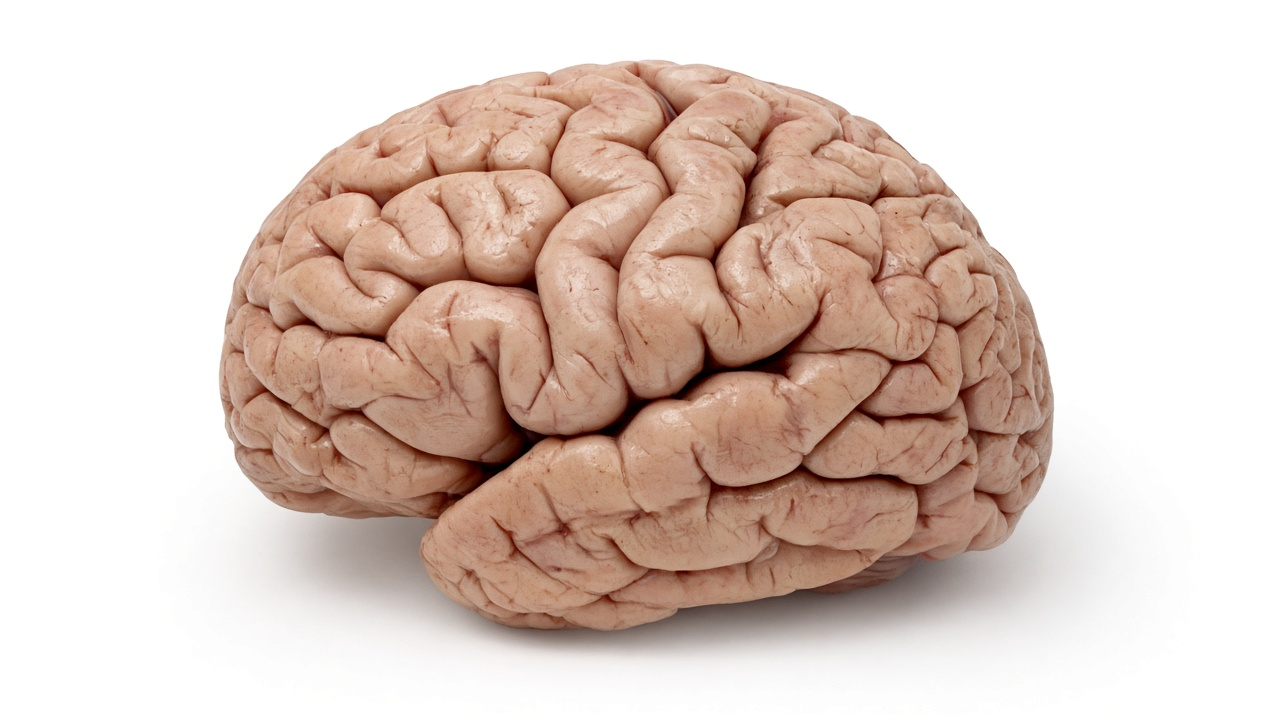
#> input picture docs/brain_vln/BrainVLN_v2_cortex_lateral.jpg, 1280 x 720 px
$ python render_brainvln_v2_figure.py
#> lines starting #> are read from the running program, lines starting #| are printed output that depends on the picture; after the words box and inside, x2 and y2 are one past the last pixel; in counts of white or black regions, pixels touching at a corner belong together; long printed decimals are rounded
"""Paper figure for the default BrainVLN v2 forward pass (B5, conv, pooled).

The left side is the data path in Frontend and BrainVLNModel._external.
The photograph is only an anatomical key for the four populations.
Cross-population routes are the pairs in synapses.ALLOWED_STRUCTURED.
"""

from __future__ import annotations

from pathlib import Path

import matplotlib.pyplot as plt
import numpy as np
from matplotlib.patches import FancyArrowPatch, FancyBboxPatch, Rectangle
from PIL import Image
from scipy import ndimage

OUT = Path(__file__).resolve().parent
LATERAL = OUT / "BrainVLN_v2_cortex_lateral.jpg"

INK = "#1c2430"
MUTED = "#5c6b7a"
ARROW = "#243044"
REGION = {
    "goal": "#C47E12",
    "action": "#1C8A55",
    "spatial": "#2C64C8",
    "episodic": "#C43766",
}
WASH = {
    "goal": np.array([232, 168, 64], dtype=np.float32),
    "action": np.array([64, 168, 112], dtype=np.float32),
    "spatial": np.array([72, 124, 214], dtype=np.float32),
    "episodic": np.array([214, 92, 132], dtype=np.float32),
}


def prepare_cortex():
    """Crop the lateral photograph and lay a light wash over four territories.

    Dark sulci keep their luminance, so the folds stay visible.
    """
    image = np.asarray(Image.open(LATERAL).convert("RGB")).astype(np.float32)
    tissue = image.min(axis=-1) < 236
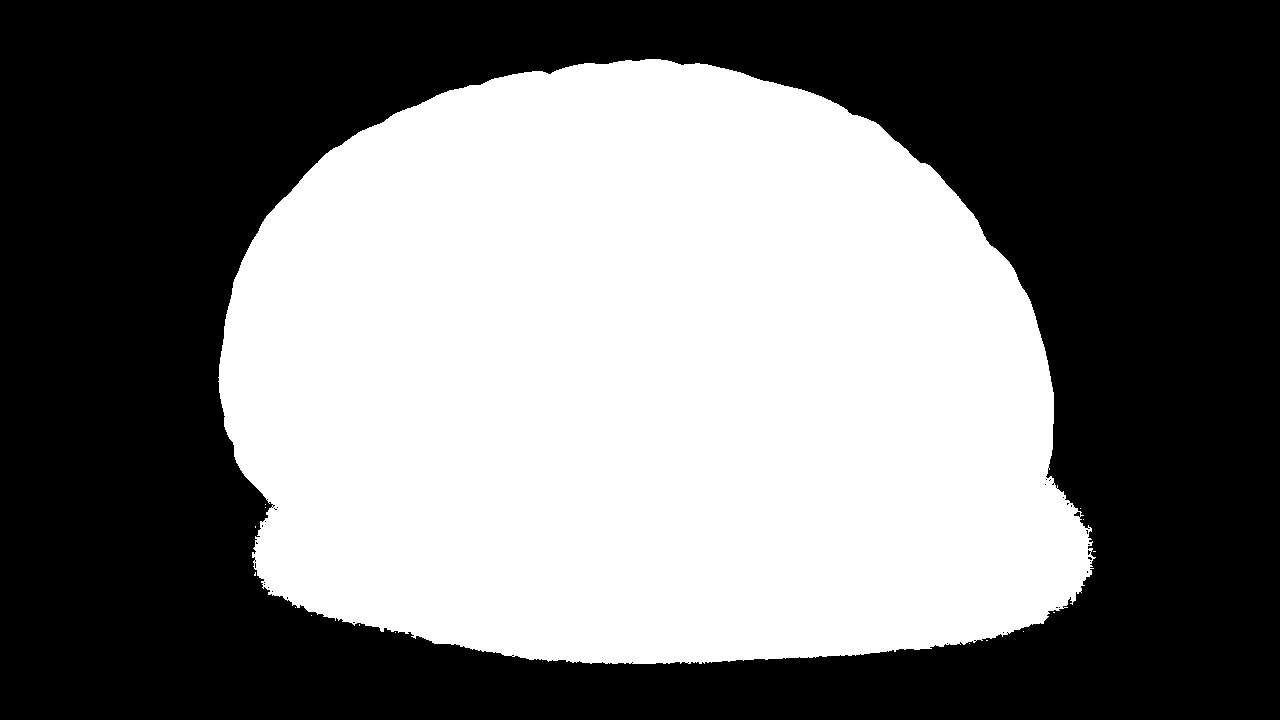
#> tissue: shape (720, 1280) bool; 46% white; 16 white regions (15 under 20 px), largest, box (x1, y1, x2, y2) and area: (218, 59, 1096, 664) 424157
    ys, xs = np.where(tissue)
    pad = 18
    y0, y1 = max(0, ys.min() - pad), min(image.shape[0], ys.max() + pad)
#> y0 = 41; y1 = 681
    x0, x1 = max(0, xs.min() - pad), min(image.shape[1], xs.max() + pad)
#> x0 = 200; x1 = 1113
    crop = image[y0:y1, x0:x1]
    local = tissue[y0:y1, x0:x1]
#> local: shape (640, 913) bool; 72.6% white; 28 black regions (27 under 20 px), largest, box (x1, y1, x2, y2) and area: (0, 0, 913, 640) 160080
    height, width = crop.shape[:2]
    grid_y, grid_x = np.mgrid[0:height, 0:width]
    brain_y, brain_x = np.where(local)
    nx = (grid_x - brain_x.min()) / max(1, brain_x.max() - brain_x.min())
    ny = (grid_y - brain_y.min()) / max(1, brain_y.max() - brain_y.min())
    # Anterior is left. The Sylvian fissure climbs slightly toward the occiput.
    sylvian = 0.585 + 0.07 * np.clip(nx - 0.25, 0, 1)
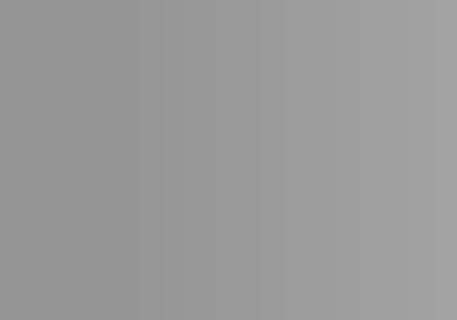
#> sylvian: shape (640, 913) float64 (shown at 1/2 size); min 0.585, max 0.639, mean 0.605
    above = ny < sylvian
#> above: shape (640, 913) bool; 60% white; 1 black region, box (x1, y1, x2, y2) and area: (0, 372, 913, 640) 233802
    names = np.full((height, width), "episodic", dtype=object)
    names[above & (nx < 0.40)] = "goal"
    names[above & (nx >= 0.40) & (nx < 0.52)] = "action"
    names[above & (nx >= 0.52)] = "spatial"
    # Soft boundaries. The photograph stays dominant; color only marks territory.
    color_image = np.zeros_like(crop)
    for name, color in WASH.items():
        color_image[names == name] = color
    color_image = ndimage.gaussian_filter(color_image, sigma=10)
    alpha = np.where(local, 0.16, 0.0).astype(np.float32)
    alpha = ndimage.gaussian_filter(alpha, sigma=6)
    painted = crop * (1.0 - alpha[..., None]) + color_image * alpha[..., None]
    anchors = {}
    for name, side in (("goal", "left"), ("action", "top"), ("spatial", "right"), ("episodic", "bottom")):
        mask = local & (names == name)
        yy, xx = np.where(mask)
        if side == "left":
            pick = int(np.argmin(xx))
        elif side == "right":
            pick = int(np.argmax(xx))
        elif side == "top":
            pick = int(np.argmin(yy))
        else:
            pick = int(np.argmax(yy))
        anchors[name] = np.array([xx[pick], yy[pick]], dtype=float)
#> this loop made 4 passes
#> pick on passes 1 to 4: 84168, 0, 92953, 180615
#> pass 1, in prepare_cortex, `mask = local & (names == name)`:
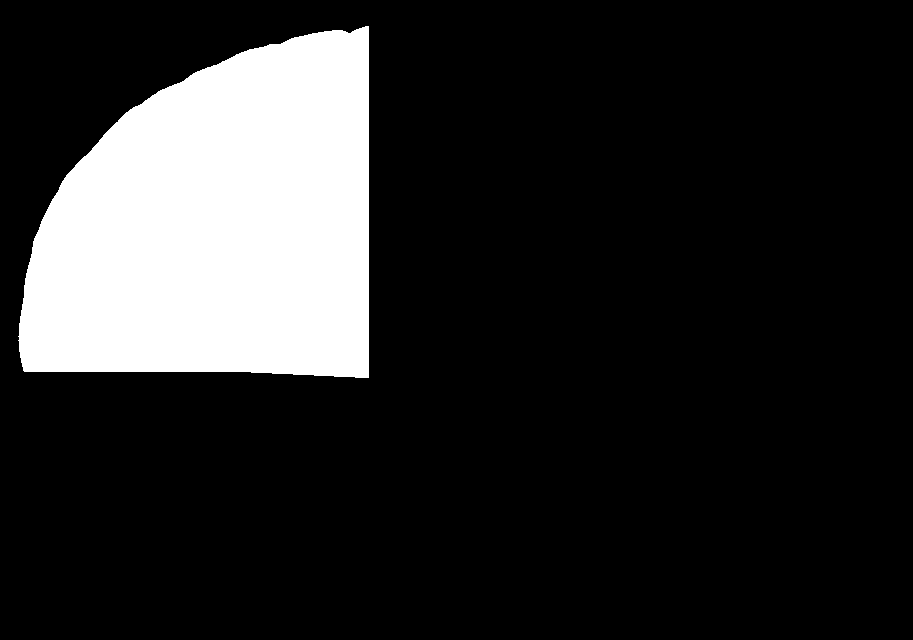
#> mask: shape (640, 913) bool; 16.6% white; 1 white region, box (x1, y1, x2, y2) and area: (18, 26, 369, 378) 97116
#> after the loop:
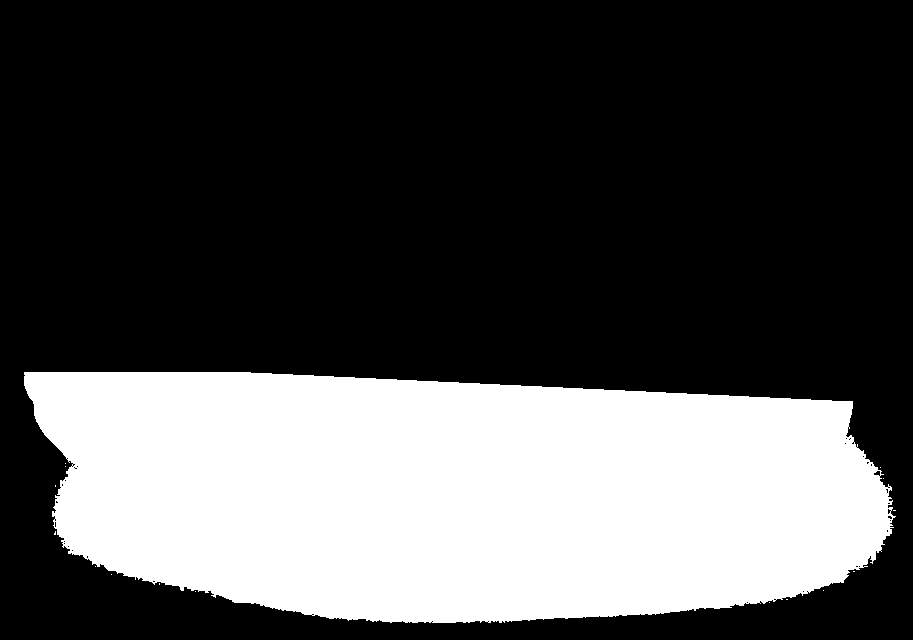
#> mask: shape (640, 913) bool; 30.9% white; 16 white regions (15 under 20 px), largest, box (x1, y1, x2, y2) and area: (24, 372, 896, 623) 180642
#> after the loop, anchors = {'goal': [18, 336], 'action': [445, 18], 'spatial': [853, 351], 'episodic': [390, 622]}
    return np.clip(painted, 0, 255).astype(np.uint8), anchors


def _card(ax, x, y, w, h, face, edge, title, body="", title_color=INK):
    ax.add_patch(
        FancyBboxPatch(
            (x, y),
            w,
            h,
            boxstyle="round,pad=0.002,rounding_size=0.006",
            facecolor=face,
            edgecolor=edge,
            linewidth=1.15,
            zorder=3,
        )
    )
    ax.add_patch(Rectangle((x, y), 0.005, h, facecolor=edge, edgecolor="none", zorder=4))
    ax.text(x + 0.012, y + h - 0.016, title, fontsize=8.0, fontweight="semibold", color=title_color, va="top", ha="left", zorder=4)
    if body:
        ax.text(x + 0.012, y + h - 0.038, body, fontsize=6.7, color=MUTED, va="top", ha="left", linespacing=1.25, zorder=4)


def _seg(fig, a, b, color=ARROW, head=False, ls="-"):
    fig.add_artist(
        FancyArrowPatch(
            a,
            b,
            transform=fig.transFigure,
            arrowstyle="-|>" if head else "-",
            mutation_scale=8,
            linewidth=1.25,
            linestyle=ls,
            color=color,
            shrinkA=0,
            shrinkB=0,
            clip_on=False,
            zorder=5,
            joinstyle="miter",
        )
    )


def _elbow(fig, points, color=ARROW):
    for start, end in zip(points[:-2], points[1:-1]):
        _seg(fig, start, end, color, head=False)
    _seg(fig, points[-2], points[-1], color, head=True)


def main():
    plt.rcParams.update({"font.family": "DejaVu Sans", "pdf.fonttype": 42, "ps.fonttype": 42})
    cortex, anchors = prepare_cortex()
    image_h, image_w = cortex.shape[:2]
    fig_w, fig_h = 17.6, 8.6
    fig = plt.figure(figsize=(fig_w, fig_h), dpi=180, facecolor="white")
    board = fig.add_axes([0, 0, 1, 1], zorder=4)
    board.set_xlim(0, 1)
    board.set_ylim(0, 1)
    board.axis("off")

    fig.text(0.02, 0.965, "BrainVLN v2", fontsize=15.5, fontweight="semibold", color=INK, va="center")
    fig.text(0.145, 0.965, "B5  ·  conv frontend  ·  pooled layout  ·  4096 LIF/ALIF", fontsize=8, color=MUTED, va="center")

    # --- column 1–3: one horizontal arrow per row, plus one vertical drop ---
    _card(board, 0.018, 0.845, 0.112, 0.078, "#F4F7FB", "#9AABBE", "RGB", "[B, 3, 224, 224]")
    _card(board, 0.018, 0.748, 0.112, 0.078, "#F4F7FB", "#9AABBE", "Depth", "[B, 1, 224, 224]\n× depth_valid")
    _card(board, 0.150, 0.845, 0.128, 0.078, "#F7F8FA", "#C5CED6", "RGB ConvEncoder", "7×7/4, 3×3/4, 3×3/2\n→ 64-d")
    _card(board, 0.150, 0.748, 0.128, 0.078, "#F7F8FA", "#C5CED6", "Depth ConvEncoder", "same tower\nmasked depth")
    _card(board, 0.300, 0.748, 0.132, 0.175, "#EAF2FB", "#7FA4D4", "RGBDFusion", "concat\nLinear 128 → 64\ncross-attention off")
    _card(board, 0.018, 0.630, 0.112, 0.078, "#F3FBF6", "#8FBF9F", "Previous action", "id 0–4\nstart id = 4")
    _card(board, 0.150, 0.630, 0.128, 0.078, "#F3FBF6", "#8FBF9F", "Action embedding", "Embedding(5, 64)")
    _card(board, 0.018, 0.490, 0.112, 0.078, "#FFF6E8", "#E2B15A", "Instruction", "tokens [B, L]\ntoken_mask")
    _card(board, 0.150, 0.490, 0.128, 0.078, "#FFF6E8", "#E2B15A", "Language", "masked mean → 64\nsubinstruction = 0")
    _card(board, 0.300, 0.490, 0.132, 0.078, "#FFF6E8", REGION["goal"], "goal_proj", "Linear 128 → 768", title_color=REGION["goal"])
    _card(board, 0.300, 0.600, 0.132, 0.080, "#FDEFF3", REGION["episodic"], "EventMemory", "surprise > 0.5\nwrite = fused × gate", title_color=REGION["episodic"])

    # Population targets. These are the only boxes the projections enter.
    _card(board, 0.458, 0.800, 0.130, 0.078, "#F4F8FF", REGION["spatial"], "Spatial  1536", "spatial_proj(fused ∥ history)", title_color=REGION["spatial"])
    _card(board, 0.458, 0.600, 0.130, 0.080, "#FFF0F4", REGION["episodic"], "Episodic  1280", "episodic_proj  64 → 1280", title_color=REGION["episodic"])
    _card(board, 0.600, 0.600, 0.125, 0.080, "#FFF0F4", REGION["episodic"], "Progress", "Linear(Episodic)\n1280 → 1", title_color=REGION["episodic"])
    _card(board, 0.458, 0.400, 0.130, 0.078, "#FFF8EE", REGION["goal"], "Goal  768", "instruction current", title_color=REGION["goal"])
    _card(board, 0.458, 0.280, 0.130, 0.078, "#F3FBF6", REGION["action"], "Action  512", "external current = 0", title_color=REGION["action"])

    # Horizontal links.
    for y in (0.884, 0.787, 0.669, 0.529):
        _seg(fig, (0.130, y), (0.150, y), head=True)
    _seg(fig, (0.278, 0.884), (0.300, 0.860), head=True)
    _seg(fig, (0.278, 0.787), (0.300, 0.800), head=True)
    _seg(fig, (0.278, 0.529), (0.300, 0.529), head=True)
    _elbow(fig, [(0.278, 0.669), (0.290, 0.710), (0.440, 0.710), (0.440, 0.839), (0.458, 0.839)], REGION["spatial"])
    _seg(fig, (0.432, 0.835), (0.458, 0.839), REGION["spatial"], head=True)
    _elbow(fig, [(0.432, 0.529), (0.445, 0.529), (0.445, 0.439), (0.458, 0.439)], REGION["goal"])
    _seg(fig, (0.432, 0.640), (0.458, 0.640), REGION["episodic"], head=True)
    _seg(fig, (0.588, 0.640), (0.600, 0.640), REGION["episodic"], head=True)
    # One vertical drop: fusion features into the surprise gate.
    _elbow(fig, [(0.366, 0.748), (0.366, 0.680)], REGION["episodic"])

    board.text(0.441, 0.755, "history", fontsize=6.4, color=REGION["spatial"], ha="center", va="center", rotation=90, zorder=6)
    board.text(0.444, 0.860, "fused", fontsize=6.4, color=REGION["spatial"], ha="left", va="center", zorder=6,
               bbox=dict(facecolor="white", edgecolor="none", pad=0.1))

    # Readout sits under the two populations that actually enter it.
    _card(board, 0.458, 0.145, 0.130, 0.090, "#F7F4EF", "#B7A898", "Readout", "Linear(Action ∥ Goal)\n→ 4 logits")
    _card(board, 0.608, 0.145, 0.150, 0.090, "#F7F8FA", "#C5CED6", "Actions", "STOP · MOVE_FORWARD\nTURN_LEFT · TURN_RIGHT")
    _elbow(fig, [(0.560, 0.400), (0.598, 0.400), (0.598, 0.190), (0.588, 0.190)], REGION["goal"])
    _seg(fig, (0.523, 0.280), (0.523, 0.235), REGION["action"], head=True)
    _seg(fig, (0.588, 0.190), (0.608, 0.190), head=True)

    # Photograph. Size the axes to the crop so the picture is not stretched.
    box_w = 0.255
    box_h = box_w * (image_h / image_w) * (fig_w / fig_h)
    brain_box = (0.728, 0.30, box_w, box_h)
    brain = fig.add_axes(brain_box, zorder=1)
    brain.imshow(cortex, interpolation="lanczos")
    brain.set_axis_off()

    def page(point):
        x0, y0, w, h = brain_box
        return x0 + point[0] / image_w * w, y0 + (1.0 - point[1] / image_h) * h

    # Labels sit just outside the silhouette. Leaders do not cross the data path.
    # Place names in the white margin of the photograph, one per side.
    x0, y0, bw, bh = brain_box
    placements = {
        "goal": (x0 + 0.04, y0 + bh + 0.012, "frontal  ·  Goal"),
        "action": (x0 + bw * 0.46, y0 + bh + 0.012, "precentral  ·  Action"),
        "spatial": (x0 + bw - 0.01, y0 - 0.008, "parieto-occipital · Spatial"),
        "episodic": (x0 + 0.02, y0 - 0.008, "temporal · Episodic"),
    }
    for name, (lx, ly, title) in placements.items():
        px, py = page(anchors[name])
        board.text(
            lx,
            ly,
            title,
            fontsize=6.6,
            fontweight="semibold",
            color=REGION[name],
            ha="right" if name == "spatial" else "center",
            va="bottom" if name in ("goal", "action") else "top",
            zorder=6,
        )
        _seg(fig, (lx, ly), (px, py), REGION[name], head=False, ls=(0, (2, 1.5)))
#> this loop made 4 passes
#> (px, py) on passes 1 to 4: (0.733, 0.474), (0.852, 0.656), (0.966, 0.465), (0.837, 0.31)

    # Synapses, separated from the sensory path so the two graphs are not mixed.
    board.text(0.018, 0.075, "SynapticGraph", fontsize=8.0, fontweight="semibold", color=INK, va="center")
    routes = [
        (0.018, "spatial", "Spatial → Goal\nSpatial → Episodic\nSpatial → Action\nSpatial ↺ local"),
        (0.175, "goal", "Goal → Episodic\nGoal → Action\nno self-edges"),
        (0.332, "episodic", "Episodic → Goal\nEpisodic → Action\nEpisodic ↺ recurrent"),
        (0.489, "action", "Action ↺ recurrent\nno cross-population\noutgoing edges"),
    ]
    for x, name, body in routes:
        _card(board, x, 0.012, 0.148, 0.052, "white", REGION[name], name.capitalize(), "", title_color=REGION[name])
        board.text(x + 0.058, 0.038, body, fontsize=6.15, color=MUTED, va="center", ha="left", linespacing=1.2, zorder=4)

    board.text(
        0.655,
        0.040,
        "2 LIF/ALIF steps per navigation step\ndelay 1–4   ·   out-degree 48   ·   80% excitatory\nclosed loop: action → next RGB, depth, previous action",
        fontsize=6.5,
        color=MUTED,
        va="center",
        ha="left",
        linespacing=1.35,
    )

    png = OUT / "BrainVLN_v2_paper_figure.png"
    pdf = OUT / "BrainVLN_v2_paper_figure.pdf"
    fig.savefig(png, dpi=190, facecolor="white")
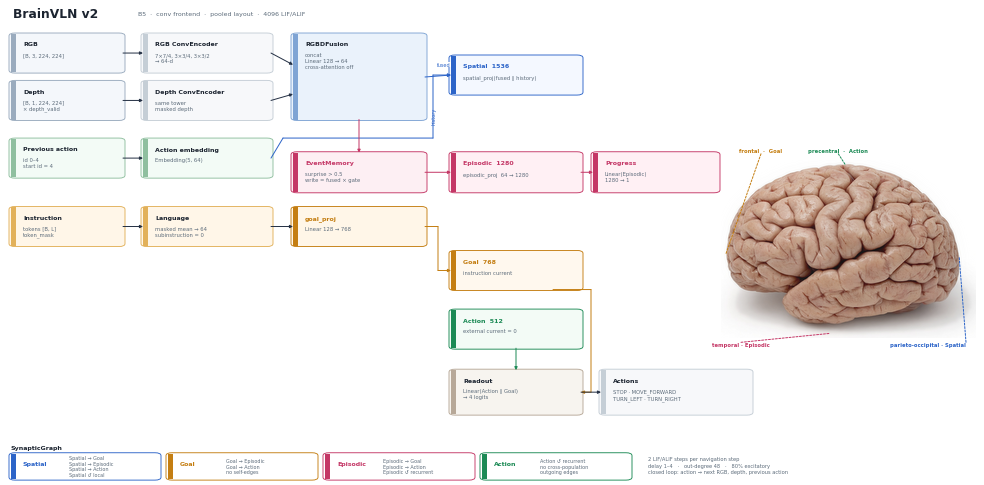
#> figure drawn by matplotlib, 2 panels
    fig.savefig(pdf, facecolor="white")
    print(brain_box)
#| (0.728, 0.3, 0.255, 0.3658)
    print(png)


if __name__ == "__main__":
    main()

$ run again, with docs/brain_vln/BrainVLN_v2_cortex_bilateral.jpg copied over docs/brain_vln/BrainVLN_v2_cortex_lateral.jpg
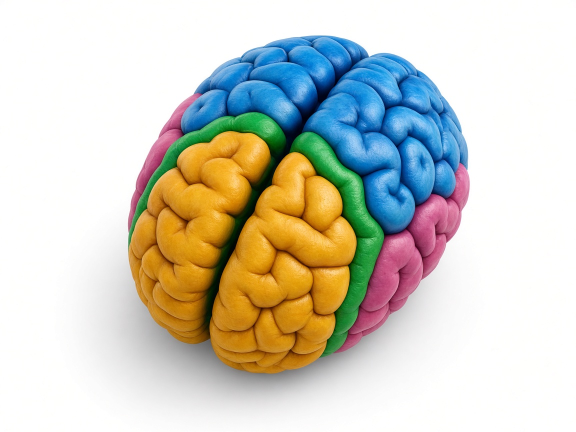
#> input picture docs/brain_vln/BrainVLN_v2_cortex_bilateral.jpg, 1152 x 864 px (shown at 1/2 size)
#> in prepare_cortex, `tissue = image.min(axis=-1) < 236`:
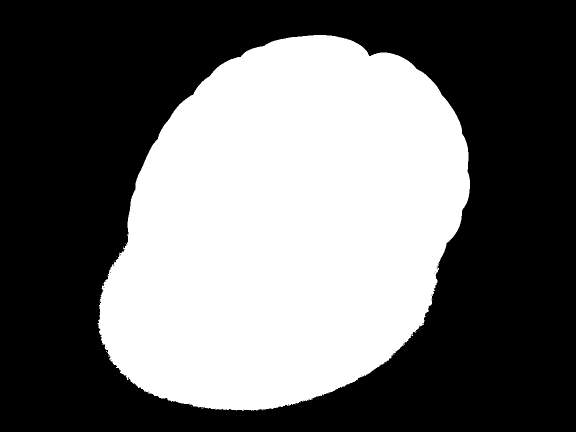
#> tissue: shape (864, 1152) bool (shown at 1/2 size); 41.9% white; 8 white regions (7 under 20 px), largest, box (x1, y1, x2, y2) and area: (195, 70, 940, 822) 416946
#> in prepare_cortex, `y0, y1 = max(0, ys.min() - pad), min(image.shape[0], ys.max() + pad)`: y0 = 52; y1 = 839
#> in prepare_cortex, `x0, x1 = max(0, xs.min() - pad), min(image.shape[1], xs.max() + pad)`: x0 = 177; x1 = 957
#> local: shape (787, 780) bool; 67.9% white; 16 black regions (15 under 20 px), largest, box (x1, y1, x2, y2) and area: (0, 0, 780, 787) 196877
#> above: shape (787, 780) bool; 60.1% white; 1 black region, box (x1, y1, x2, y2) and area: (0, 458, 780, 787) 245016
#> the loop in prepare_cortex, `for name, side in (("goal", "left"), ("action", "top"), ("spatial", "r..` made 4 passes
#> pick on passes 1 to 4: 70058, 0, 84601, 164822
#> after the loop in prepare_cortex, `for name, side in (("goal", "left"), ("action", "top"), ("spatial", "r..`: anchors = {'goal': [61, 456], 'action': [400, 23], 'spatial': [762, 307], 'episodic': [308, 769]}
#> the loop in main, `for name, (lx, ly, title) in placements.items():` made 4 passes
#> (px, py) on passes 1 to 4: (0.748, 0.521), (0.859, 0.811), (0.977, 0.621), (0.829, 0.312)
#> in main, `fig.savefig(png, dpi=190, facecolor="white")`:
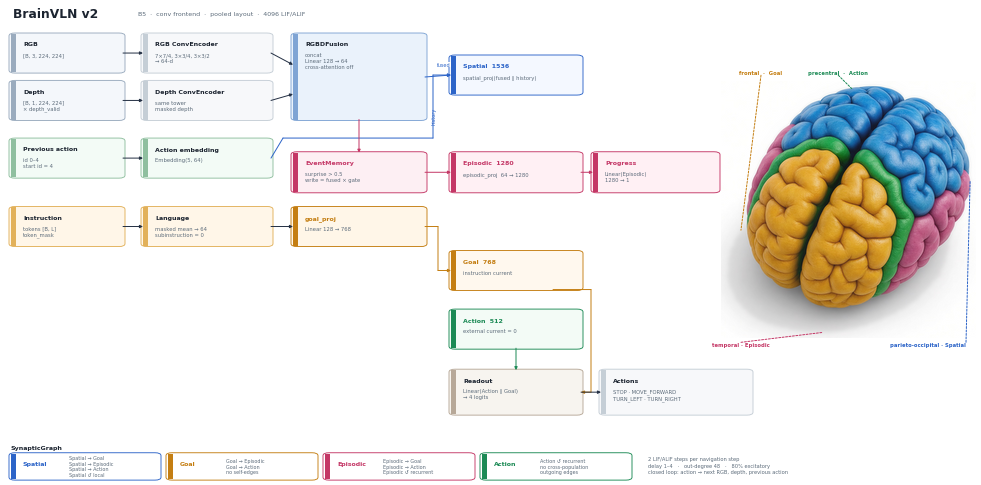
#> figure drawn by matplotlib, 2 panels
#| (0.728, 0.3, 0.255, 0.5265)
